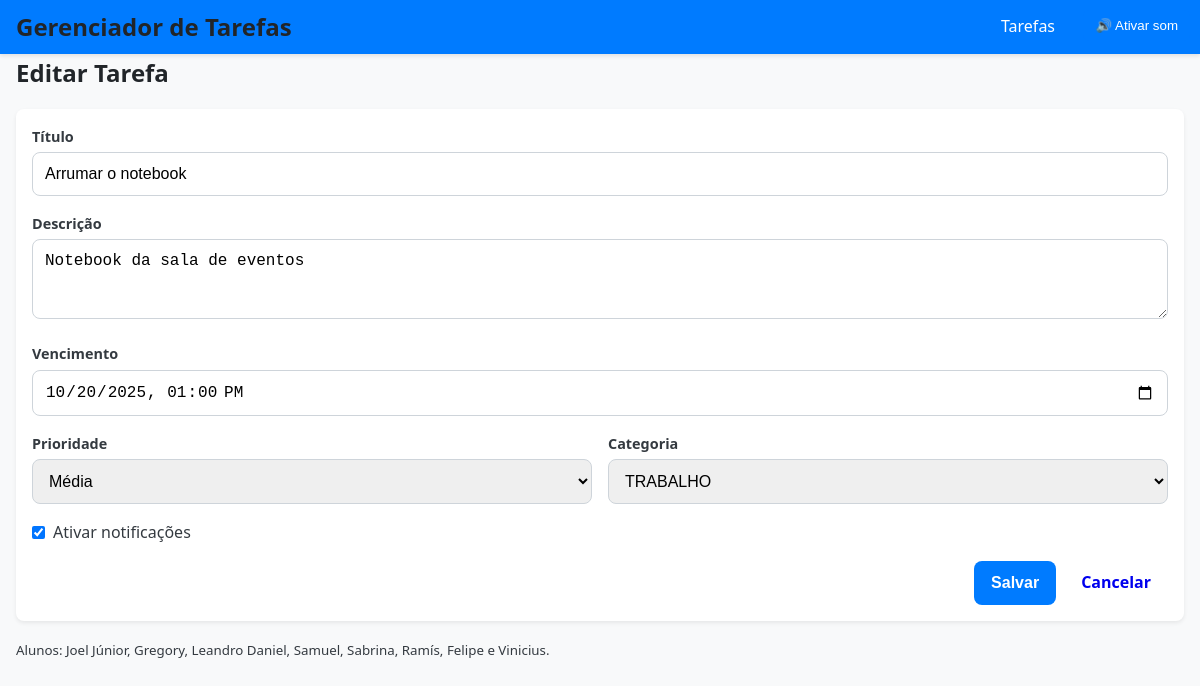
The app's page /edit_task/5 with its own data.
### tables this page shows
CREATE TABLE tasks(
        id INTEGER PRIMARY KEY AUTOINCREMENT,
        title TEXT NOT NULL,
        description TEXT,
        due TEXT, -- ISO datetime string or NULL
        priority TEXT CHECK(priority IN ('Baixa','Média','Alta')) DEFAULT 'Baixa',
        category_id INTEGER,
        notify INTEGER DEFAULT 1,
        notified INTEGER DEFAULT 0,
        FOREIGN KEY(category_id) REFERENCES categories(id)
    );

### app.py (the view, shortened to what this page needs)
@app.route('/edit_task/<int:task_id>', methods=['GET','POST'])
def edit_task(task_id):
    row = trabalho.db_execute("SELECT t.id,t.title,t.description,t.due,t.priority,c.title, t.notify, t.notified FROM tasks t LEFT JOIN categories c ON t.category_id = c.id WHERE t.id=?", (task_id,), fetch=True)
    if not row:
        flash('Tarefa não encontrada','error')
        return redirect(url_for('index'))
    existing = row[0]
    task = {
        'id': existing[0], 'title': existing[1], 'description': existing[2] or '',
        'due': existing[3] or '', 'priority': existing[4] or 'Baixa',
        'category': existing[5], 'notify': bool(existing[6])
    }
    cats = trabalho.get_categories()
    return render_template('form_task.html', task=task, categories=cats, priorities=trabalho.PRIORITIES)

### trabalho.py (called while the page is built)
def db_execute(query, params=(), fetch=False, many=False):
    conn = sqlite3.connect(DB)
    c = conn.cursor()
    if many:
        c.executemany(query, params)
    else:
        c.execute(query, params)
    if fetch:
        rows = c.fetchall()
        conn.close()
        return rows
    conn.commit()
    conn.close()

def get_categories():
    return db_execute("SELECT id, title, description FROM categories ORDER BY title", fetch=True)

### templates/form_task.html (shortened to what this page needs)
{% extends "base.html" %}
{% block content %}
<h2>{{ 'Editar Tarefa' if task else 'Nova Tarefa' }}</h2>
<form class="card task-form" method="post">
  <div class="form-group">
    <label for="title">Título</label>
    <input id="title" name="title" required value="{{ task.title if task else '' }}">
  </div>
  <div class="form-group">
    <label for="description">Descrição</label>
    <textarea id="description" name="description" rows="3">{{ task.description if task else '' }}</textarea>
  </div>
  <div class="form-group">
    <label for="due">Vencimento</label>
    <input id="due" name="due" type="datetime-local" placeholder="YYYY-MM-DDTHH:MM" value="{{ task.due if task else '' | replace(' ', 'T') }}">
  </div>
  <div class="form-row">
    <div class="form-group">
      <label for="priority">Prioridade</label>
      <select id="priority" name="priority">
        {% for p in priorities %}
        <option value="{{ p }}" {% if task and task.priority==p %}selected{% endif %}>{{ p }}</option>
        {% endfor %}
      </select>
    </div>
    <div class="form-group">
      <label for="category">Categoria</label>
      <select id="category" name="category">
        {% for c in categories %}
        <option value="{{ c[0] }}" {% if task and task.category==c[1] %}selected{% endif %}>{{ c[1] }}</option>
        {% endfor %}
      </select>
    </div>
  </div>
  <div class="form-group checkbox-group">
    <label>
        <input type="checkbox" name="notify" {% if task and task.notify %}checked{% elif not task %}checked{% endif %}> Ativar notificações
    </label>
  </div>
  <div class="form-actions">
    <button class="btn primary" type="submit">Salvar</button>
    <a class="btn" href="{{ url_for('index') }}">Cancelar</a>
  </div>
</form>
{% endblock %}

### static/style.css (style rules this page uses)
:root { --color-primary: #007bff; --color-primary-dark: #0056b3; --color-secondary: #6c757d; --color-success: #28a745; --color-danger: #dc3545; --color-warning: #ffc107; --background-color: #f8f9fa; --color-text: #343a40; --border-radius: 0.5rem; --spacing: 1rem; }
*, *::before, *::after { box-sizing: border-box; margin: 0; padding: 0; }
body { font-family: 'Segoe UI', Tahoma, Geneva, Verdana, sans-serif; background-color: #f8f9fa; color: var(--color-text); line-height: 1.6; }
h1, h2, h3 { margin-bottom: var(--spacing); color: #212529; }
.btn { display: inline-block; padding: 0.5rem 1rem; font-size: 1rem; font-weight: 600; text-align: center; cursor: pointer; border: 1px solid transparent; border-radius: var(--border-radius); text-decoration: none; transition: all 0.2s; }
.btn.primary { background-color: var(--color-primary); color: white; }
.card { background-color: white; padding: var(--spacing); border-radius: var(--border-radius); box-shadow: 0 0.125rem 0.25rem rgba(0,0,0,0.075); margin-bottom: var(--spacing); }
.card label { display: block; font-weight: 600; margin-bottom: 0.25rem; font-size: 0.9rem; }
.form-group { margin-bottom: var(--spacing); }
.form-group input, .form-group textarea, .form-group select { width: 100%; padding: 0.75rem; border: 1px solid #ced4da; border-radius: var(--border-radius); font-size: 1rem; transition: border-color 0.2s; }
.checkbox-group label { display: flex; align-items: center; font-weight: normal; font-size: 1rem; cursor: pointer; }
.checkbox-group input[type="checkbox"] { width: auto; margin-right: 0.5rem; }
.form-actions { display: flex; gap: 0.5rem; justify-content: flex-end; margin-top: var(--spacing); }
.form-row { display: flex; gap: var(--spacing); }
.form-row .form-group { flex: 1; }

### records on screen
tasks: title "Arrumar o notebook", description "Notebook da sala de eventos", due "10/20/2025 13:00", priority "Média", notify "☑"

### other values on screen
{{ 'Editar Tarefa' if task else 'Nova Tarefa' }} "Editar Tarefa"
form field category "TRABALHO"
